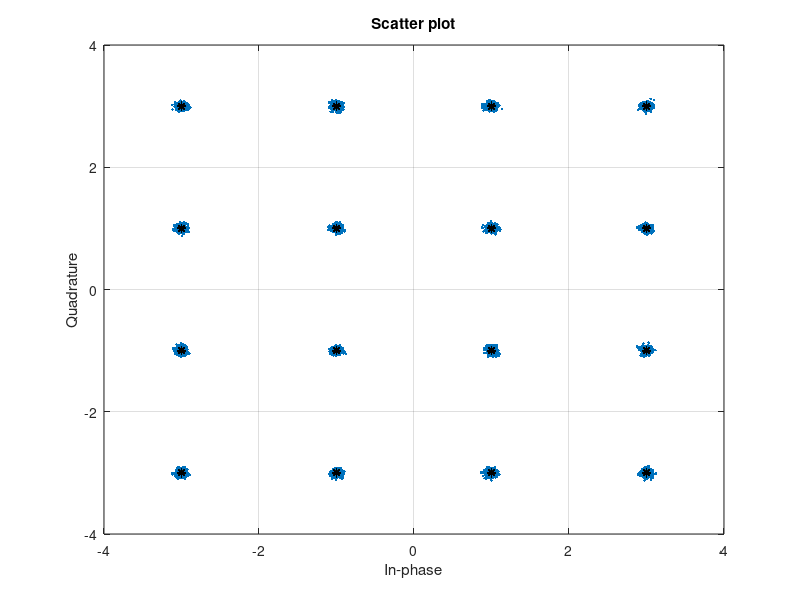

Here is the MATLAB script that generated this plot:
M = 16;                     % Size of signal constellation
k = log2(M);                % Number of bits per symbol
n = 30000;                  % Number of bits to process
numSamplesPerSymbol = 1;    % Oversampling factor
rng default                 % Use default random number generator
dataIn = randi([0 1],n,1);  % Generate vector of binary data
dataInMatrix = reshape(dataIn,length(dataIn)/k,k);   % Reshape data into binary k-tuples, k = log2(M)
dataSymbolsIn = bi2de(dataInMatrix);                 % Convert to integers
dataMod = qammod(dataSymbolsIn,M,'bin');         % Binary coding, phase offset = 0
dataModG = qammod(dataSymbolsIn,M); % Gray coding, phase offset = 0
EbNo = 30;
snr = EbNo + 10*log10(k) - 10*log10(numSamplesPerSymbol);
receivedSignal = awgn(dataMod,snr,'measured');
receivedSignalG = awgn(dataModG,snr,'measured');
sPlotFig = scatterplot(receivedSignal,1,0,'.');
hold on
scatterplot(dataMod,1,0,'k*',sPlotFig)
grid on